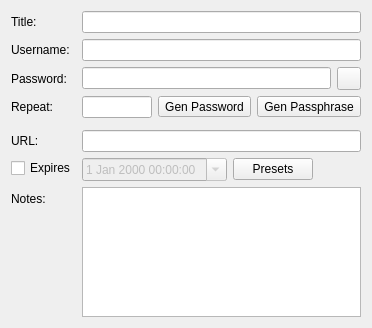
<?xml version="1.0" encoding="UTF-8"?>
<ui version="4.0">
 <class>EditEntryWidgetMain</class>
 <widget class="QWidget" name="EditEntryWidgetMain">
  <property name="geometry">
   <rect>
    <x>0</x>
    <y>0</y>
    <width>372</width>
    <height>328</height>
   </rect>
  </property>
  <layout class="QFormLayout" name="formLayout">
   <property name="fieldGrowthPolicy">
    <enum>QFormLayout::ExpandingFieldsGrow</enum>
   </property>
   <item row="0" column="0">
    <widget class="QLabel" name="titleLabel">
     <property name="text">
      <string>Title:</string>
     </property>
    </widget>
   </item>
   <item row="0" column="1">
    <widget class="QLineEdit" name="titleEdit"/>
   </item>
   <item row="1" column="0">
    <widget class="QLabel" name="usernameLabel">
     <property name="text">
      <string>Username:</string>
     </property>
    </widget>
   </item>
   <item row="1" column="1">
    <widget class="QLineEdit" name="usernameEdit"/>
   </item>
   <item row="3" column="0">
    <widget class="QLabel" name="passwordLabel">
     <property name="text">
      <string>Password:</string>
     </property>
    </widget>
   </item>
   <item row="3" column="1">
    <layout class="QHBoxLayout" name="horizontalLayout">
     <item>
      <widget class="PasswordEdit" name="passwordEdit">
       <property name="echoMode">
        <enum>QLineEdit::Password</enum>
       </property>
      </widget>
     </item>
     <item>
      <widget class="QToolButton" name="togglePasswordButton">
       <property name="checkable">
        <bool>true</bool>
       </property>
      </widget>
     </item>
    </layout>
   </item>
   <item row="5" column="0">
    <widget class="QLabel" name="passwordRepeatLabel">
     <property name="text">
      <string>Repeat:</string>
     </property>
    </widget>
   </item>
   <item row="5" column="1">
    <layout class="QHBoxLayout" name="horizontalLayout_4">
     <item>
      <widget class="PasswordEdit" name="passwordRepeatEdit">
       <property name="echoMode">
        <enum>QLineEdit::Password</enum>
       </property>
      </widget>
     </item>
    <item>
      <widget class="QToolButton" name="togglePasswordGeneratorButton">
       <property name="text">
        <string>Gen Password</string>
       </property>
       <property name="checkable">
        <bool>true</bool>
       </property>
      </widget>
     </item>
     <item>
      <widget class="QToolButton" name="togglePassphraseGeneratorButton">
       <property name="text">
        <string>Gen Passphrase</string>
       </property>
       <property name="checkable">
        <bool>true</bool>
       </property>
      </widget>
    </item>
    </layout>
   </item>
   <item row="7" column="0">
    <widget class="QLabel" name="urlLabel">
     <property name="text">
      <string>URL:</string>
     </property>
    </widget>
   </item>
   <item row="7" column="1">
    <widget class="QLineEdit" name="urlEdit"/>
   </item>
   <item row="8" column="0">
    <widget class="QCheckBox" name="expireCheck">
     <property name="text">
      <string>Expires</string>
     </property>
    </widget>
   </item>
   <item row="8" column="1">
    <layout class="QHBoxLayout" name="horizontalLayout_2">
     <item>
      <widget class="QDateTimeEdit" name="expireDatePicker">
       <property name="enabled">
        <bool>false</bool>
       </property>
       <property name="calendarPopup">
        <bool>true</bool>
       </property>
      </widget>
     </item>
     <item>
      <widget class="QPushButton" name="expirePresets">
       <property name="text">
        <string>Presets</string>
       </property>
      </widget>
     </item>
    </layout>
   </item>
   <item row="9" column="0">
    <widget class="QLabel" name="notesLabel">
     <property name="text">
      <string>Notes:</string>
     </property>
    </widget>
   </item>
   <item row="9" column="1">
    <widget class="QPlainTextEdit" name="notesEdit">
     <property name="sizePolicy">
      <sizepolicy hsizetype="Expanding" vsizetype="Expanding">
       <horstretch>0</horstretch>
       <verstretch>1</verstretch>
      </sizepolicy>
     </property>
    </widget>
   </item>
   <item row="6" column="1">
    <widget class="PasswordGeneratorWidget" name="passwordGenerator" native="true"/>
   </item>
   <item row="6" column="1">
    <widget class="PassphraseGeneratorWidget" name="passphraseGenerator" native="true"/>
   </item>
  </layout>
 </widget>
 <customwidgets>
  <customwidget>
   <class>PassphraseGeneratorWidget</class>
   <extends>QWidget</extends>
   <header>gui/PassphraseGeneratorWidget.h</header>
   <container>1</container>
  </customwidget>
  <customwidget>
   <class>PasswordGeneratorWidget</class>
   <extends>QWidget</extends>
   <header>gui/PasswordGeneratorWidget.h</header>
   <container>1</container>
  </customwidget>
  <customwidget>
   <class>PasswordEdit</class>
   <extends>QLineEdit</extends>
   <header>gui/PasswordEdit.h</header>
  </customwidget>
 </customwidgets>
 <tabstops>
  <tabstop>titleEdit</tabstop>
  <tabstop>usernameEdit</tabstop>
  <tabstop>passwordEdit</tabstop>
  <tabstop>passwordRepeatEdit</tabstop>
  <tabstop>togglePasswordButton</tabstop>
  <tabstop>togglePasswordGeneratorButton</tabstop>
  <tabstop>urlEdit</tabstop>
  <tabstop>expireCheck</tabstop>
  <tabstop>expireDatePicker</tabstop>
  <tabstop>expirePresets</tabstop>
  <tabstop>notesEdit</tabstop>
 </tabstops>
 <resources/>
 <connections/>
</ui>
